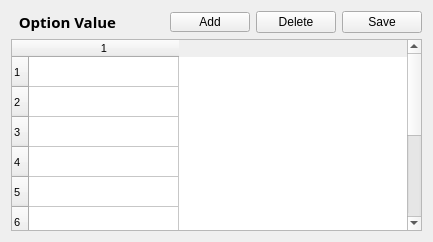
       <widget class="QWidget" name="layoutWidget">
        <layout class="QVBoxLayout" name="verticalLayout_2">
         <item>
          <layout class="QHBoxLayout" name="horizontalLayout_5">
           <item>
            <widget class="QLabel" name="label_value">
             <property name="maximumSize">
              <size>
               <width>1000</width>
               <height>16777215</height>
              </size>
             </property>
             <property name="palette">
              <palette>
               <active>
                <colorrole role="WindowText">
                 <brush brushstyle="SolidPattern">
                  <color alpha="255">
                   <red>0</red>
                   <green>0</green>
                   <blue>0</blue>
                  </color>
                 </brush>
                </colorrole>
                <colorrole role="Button">
                 <brush brushstyle="SolidPattern">
                  <color alpha="255">
                   <red>170</red>
                   <green>255</green>
                   <blue>0</blue>
                  </color>
                 </brush>
                </colorrole>
                <colorrole role="Light">
                 <brush brushstyle="SolidPattern">
                  <color alpha="255">
                   <red>213</red>
                   <green>255</green>
                   <blue>127</blue>
                  </color>
                 </brush>
                </colorrole>
                <colorrole role="Midlight">
                 <brush brushstyle="SolidPattern">
                  <color alpha="255">
                   <red>191</red>
                   <green>255</green>
                   <blue>63</blue>
                  </color>
                 </brush>
                </colorrole>
                <colorrole role="Dark">
                 <brush brushstyle="SolidPattern">
                  <color alpha="255">
                   <red>85</red>
                   <green>127</green>
                   <blue>0</blue>
                  </color>
                 </brush>
                </colorrole>
                <colorrole role="Mid">
                 <brush brushstyle="SolidPattern">
                  <color alpha="255">
                   <red>113</red>
                   <green>170</green>
                   <blue>0</blue>
                  </color>
                 </brush>
                </colorrole>
                <colorrole role="Text">
                 <brush brushstyle="SolidPattern">
                  <color alpha="255">
                   <red>0</red>
                   <green>0</green>
                   <blue>0</blue>
                  </color>
                 </brush>
                </colorrole>
                <colorrole role="BrightText">
                 <brush brushstyle="SolidPattern">
                  <color alpha="255">
                   <red>255</red>
                   <green>255</green>
                   <blue>255</blue>
                  </color>
                 </brush>
                </colorrole>
                <colorrole role="ButtonText">
                 <brush brushstyle="SolidPattern">
                  <color alpha="255">
                   <red>0</red>
                   <green>0</green>
                   <blue>0</blue>
                  </color>
                 </brush>
                </colorrole>
                <colorrole role="Base">
                 <brush brushstyle="SolidPattern">
                  <color alpha="255">
                   <red>255</red>
                   <green>255</green>
                   <blue>255</blue>
                  </color>
                 </brush>
                </colorrole>
                <colorrole role="Window">
                 <brush brushstyle="SolidPattern">
                  <color alpha="255">
                   <red>170</red>
                   <green>255</green>
                   <blue>0</blue>
                  </color>
                 </brush>
                </colorrole>
                <colorrole role="Shadow">
                 <brush brushstyle="SolidPattern">
                  <color alpha="255">
                   <red>0</red>
                   <green>0</green>
                   <blue>0</blue>
                  </color>
                 </brush>
                </colorrole>
                <colorrole role="AlternateBase">
                 <brush brushstyle="SolidPattern">
                  <color alpha="255">
                   <red>212</red>
                   <green>255</green>
                   <blue>127</blue>
                  </color>
                 </brush>
                </colorrole>
                <colorrole role="ToolTipBase">
                 <brush brushstyle="SolidPattern">
                  <color alpha="255">
                   <red>255</red>
                   <green>255</green>
                   <blue>220</blue>
                  </color>
                 </brush>
                </colorrole>
                <colorrole role="ToolTipText">
                 <brush brushstyle="SolidPattern">
                  <color alpha="255">
                   <red>0</red>
                   <green>0</green>
                   <blue>0</blue>
                  </color>
                 </brush>
                </colorrole>
                <colorrole role="PlaceholderText">
                 <brush brushstyle="NoBrush">
                  <color alpha="128">
                   <red>0</red>
                   <green>0</green>
                   <blue>0</blue>
                  </color>
                 </brush>
                </colorrole>
               </active>
               <inactive>
                <colorrole role="WindowText">
                 <brush brushstyle="SolidPattern">
                  <color alpha="255">
                   <red>0</red>
                   <green>0</green>
                   <blue>0</blue>
                  </color>
                 </brush>
                </colorrole>
                <colorrole role="Button">
                 <brush brushstyle="SolidPattern">
                  <color alpha="255">
                   <red>170</red>
                   <green>255</green>
                   <blue>0</blue>
                  </color>
                 </brush>
                </colorrole>
                <colorrole role="Light">
                 <brush brushstyle="SolidPattern">
                  <color alpha="255">
                   <red>213</red>
                   <green>255</green>
                   <blue>127</blue>
                  </color>
                 </brush>
                </colorrole>
                <colorrole role="Midlight">
                 <brush brushstyle="SolidPattern">
                  <color alpha="255">
                   <red>191</red>
                   <green>255</green>
                   <blue>63</blue>
                  </color>
                 </brush>
                </colorrole>
                <colorrole role="Dark">
                 <brush brushstyle="SolidPattern">
                  <color alpha="255">
                   <red>85</red>
                   <green>127</green>
                   <blue>0</blue>
                  </color>
                 </brush>
                </colorrole>
                <colorrole role="Mid">
                 <brush brushstyle="SolidPattern">
                  <color alpha="255">
                   <red>113</red>
                   <green>170</green>
                   <blue>0</blue>
                  </color>
                 </brush>
                </colorrole>
                <colorrole role="Text">
                 <brush brushstyle="SolidPattern">
                  <color alpha="255">
                   <red>0</red>
                   <green>0</green>
                   <blue>0</blue>
                  </color>
                 </brush>
                </colorrole>
                <colorrole role="BrightText">
                 <brush brushstyle="SolidPattern">
                  <color alpha="255">
                   <red>255</red>
                   <green>255</green>
                   <blue>255</blue>
                  </color>
                 </brush>
                </colorrole>
                <colorrole role="ButtonText">
                 <brush brushstyle="SolidPattern">
                  <color alpha="255">
                   <red>0</red>
                   <green>0</green>
                   <blue>0</blue>
                  </color>
                 </brush>
                </colorrole>
                <colorrole role="Base">
                 <brush brushstyle="SolidPattern">
                  <color alpha="255">
                   <red>255</red>
                   <green>255</green>
                   <blue>255</blue>
                  </color>
                 </brush>
                </colorrole>
                <colorrole role="Window">
                 <brush brushstyle="SolidPattern">
                  <color alpha="255">
                   <red>170</red>
                   <green>255</green>
                   <blue>0</blue>
                  </color>
                 </brush>
                </colorrole>
                <colorrole role="Shadow">
                 <brush brushstyle="SolidPattern">
                  <color alpha="255">
                   <red>0</red>
                   <green>0</green>
                   <blue>0</blue>
                  </color>
                 </brush>
                </colorrole>
                <colorrole role="AlternateBase">
                 <brush brushstyle="SolidPattern">
                  <color alpha="255">
                   <red>212</red>
                   <green>255</green>
                   <blue>127</blue>
                  </color>
                 </brush>
                </colorrole>
                <colorrole role="ToolTipBase">
                 <brush brushstyle="SolidPattern">
                  <color alpha="255">
                   <red>255</red>
                   <green>255</green>
                   <blue>220</blue>
                  </color>
                 </brush>
                </colorrole>
                <colorrole role="ToolTipText">
                 <brush brushstyle="SolidPattern">
                  <color alpha="255">
                   <red>0</red>
                   <green>0</green>
                   <blue>0</blue>
                  </color>
                 </brush>
                </colorrole>
                <colorrole role="PlaceholderText">
                 <brush brushstyle="NoBrush">
                  <color alpha="128">
                   <red>0</red>
                   <green>0</green>
                   <blue>0</blue>
                  </color>
                 </brush>
                </colorrole>
               </inactive>
               <disabled>
                <colorrole role="WindowText">
                 <brush brushstyle="SolidPattern">
                  <color alpha="255">
                   <red>85</red>
                   <green>127</green>
                   <blue>0</blue>
                  </color>
                 </brush>
                </colorrole>
                <colorrole role="Button">
                 <brush brushstyle="SolidPattern">
                  <color alpha="255">
                   <red>170</red>
                   <green>255</green>
                   <blue>0</blue>
                  </color>
                 </brush>
                </colorrole>
                <colorrole role="Light">
                 <brush brushstyle="SolidPattern">
                  <color alpha="255">
                   <red>213</red>
                   <green>255</green>
                   <blue>127</blue>
                  </color>
                 </brush>
                </colorrole>
                <colorrole role="Midlight">
                 <brush brushstyle="SolidPattern">
                  <color alpha="255">
                   <red>191</red>
                   <green>255</green>
                   <blue>63</blue>
                  </color>
                 </brush>
                </colorrole>
                <colorrole role="Dark">
                 <brush brushstyle="SolidPattern">
                  <color alpha="255">
                   <red>85</red>
                   <green>127</green>
                   <blue>0</blue>
                  </color>
                 </brush>
                </colorrole>
                <colorrole role="Mid">
                 <brush brushstyle="SolidPattern">
                  <color alpha="255">
                   <red>113</red>
                   <green>170</green>
                   <blue>0</blue>
                  </color>
                 </brush>
                </colorrole>
                <colorrole role="Text">
                 <brush brushstyle="SolidPattern">
                  <color alpha="255">
                   <red>85</red>
                   <green>127</green>
                   <blue>0</blue>
                  </color>
                 </brush>
                </colorrole>
                <colorrole role="BrightText">
                 <brush brushstyle="SolidPattern">
                  <color alpha="255">
                   <red>255</red>
                   <green>255</green>
                   <blue>255</blue>
                  </color>
                 </brush>
                </colorrole>
                <colorrole role="ButtonText">
                 <brush brushstyle="SolidPattern">
                  <color alpha="255">
                   <red>85</red>
                   <green>127</green>
                   <blue>0</blue>
                  </color>
                 </brush>
                </colorrole>
                <colorrole role="Base">
                 <brush brushstyle="SolidPattern">
                  <color alpha="255">
                   <red>170</red>
                   <green>255</green>
                   <blue>0</blue>
                  </color>
                 </brush>
                </colorrole>
                <colorrole role="Window">
                 <brush brushstyle="SolidPattern">
                  <color alpha="255">
                   <red>170</red>
                   <green>255</green>
                   <blue>0</blue>
                  </color>
                 </brush>
                </colorrole>
                <colorrole role="Shadow">
                 <brush brushstyle="SolidPattern">
                  <color alpha="255">
                   <red>0</red>
                   <green>0</green>
                   <blue>0</blue>
                  </color>
                 </brush>
                </colorrole>
                <colorrole role="AlternateBase">
                 <brush brushstyle="SolidPattern">
                  <color alpha="255">
                   <red>170</red>
                   <green>255</green>
                   <blue>0</blue>
                  </color>
                 </brush>
                </colorrole>
                <colorrole role="ToolTipBase">
                 <brush brushstyle="SolidPattern">
                  <color alpha="255">
                   <red>255</red>
                   <green>255</green>
                   <blue>220</blue>
                  </color>
                 </brush>
                </colorrole>
                <colorrole role="ToolTipText">
                 <brush brushstyle="SolidPattern">
                  <color alpha="255">
                   <red>0</red>
                   <green>0</green>
                   <blue>0</blue>
                  </color>
                 </brush>
                </colorrole>
                <colorrole role="PlaceholderText">
                 <brush brushstyle="NoBrush">
                  <color alpha="128">
                   <red>0</red>
                   <green>0</green>
                   <blue>0</blue>
                  </color>
                 </brush>
                </colorrole>
               </disabled>
              </palette>
             </property>
             <property name="font">
              <font>
               <family>Segoe Print</family>
               <pointsize>11</pointsize>
               <weight>75</weight>
               <italic>false</italic>
               <bold>true</bold>
               <underline>false</underline>
               <stylestrategy>PreferDefault</stylestrategy>
               <kerning>true</kerning>
              </font>
             </property>
             <property name="autoFillBackground">
              <bool>false</bool>
             </property>
             <property name="text">
              <string>  Option Value    </string>
             </property>
            </widget>
           </item>
           <item>
            <layout class="QHBoxLayout" name="horizontalLayout_2">
             <item>
              <spacer name="horizontalSpacer_2">
               <property name="orientation">
                <enum>Qt::Horizontal</enum>
               </property>
               <property name="sizeHint" stdset="0">
                <size>
                 <width>32</width>
                 <height>21</height>
                </size>
               </property>
              </spacer>
             </item>
             <item>
              <widget class="QPushButton" name="btn_add_value">
               <property name="maximumSize">
                <size>
                 <width>500</width>
                 <height>20</height>
                </size>
               </property>
               <property name="text">
                <string>Add</string>
               </property>
              </widget>
             </item>
             <item>
              <widget class="QPushButton" name="btn_delete_value">
               <property name="text">
                <string>Delete</string>
               </property>
              </widget>
             </item>
             <item>
              <widget class="QPushButton" name="btn_save_option_value">
               <property name="text">
                <string>Save</string>
               </property>
              </widget>
             </item>
            </layout>
           </item>
          </layout>
         </item>
         <item>
          <widget class="QTableWidget" name="table_value">
           <property name="font">
            <font>
             <pointsize>8</pointsize>
            </font>
           </property>
           <property name="rowCount">
            <number>10</number>
           </property>
           <property name="columnCount">
            <number>1</number>
           </property>
           <attribute name="horizontalHeaderDefaultSectionSize">
            <number>150</number>
           </attribute>
           <row/>
           <row/>
           <row/>
           <row/>
           <row/>
           <row/>
           <row/>
           <row/>
           <row/>
           <row/>
           <column/>
          </widget>
         </item>
        </layout>
       </widget>
